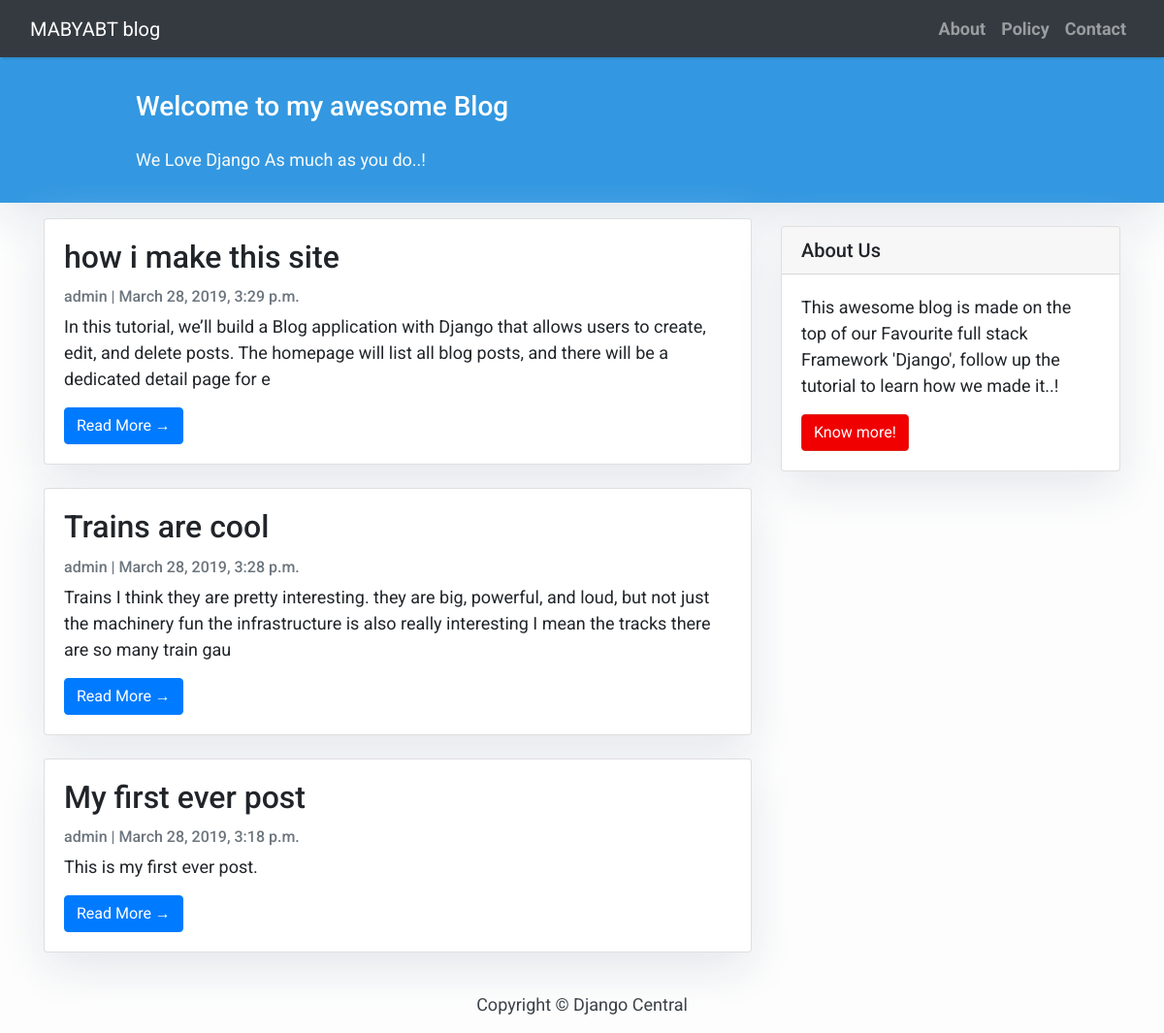
The page / on the database its author committed.
### blog/models.py (models this page shows, shortened)
class Post(models.Model):
    title = models.CharField(max_length=200, unique=True)
    slug = models.SlugField(max_length=200, unique=True)
    author = models.ForeignKey(User, on_delete= models.CASCADE,related_name='blog_posts')
    updated_on = models.DateTimeField(auto_now= True)
    content = models.TextField()
    created_on = models.DateTimeField(auto_now_add=True)
    status = models.IntegerField(choices=STATUS, default=0)
    class Meta:
        ordering = ['-created_on']

### blog/views.py (the view)
# urls.py: path('', views.PostList.as_view(), name='home'),
class PostList(generic.ListView):
    queryset = Post.objects.filter(status=1).order_by('-created_on')
    template_name = 'index.html'

### templates/index.html (shortened to what this page needs)
{% extends "base.html" %}
 {% block content %}
    <header class="masthead" >
            <div class="container">
              <div class="row">
                <div class=" col-md-8 col-md-10 mx-auto">
                  <div class="site-heading">
                    <h3 class=" site-heading my-4 mt-3 text-white"> Welcome to my awesome Blog </h3>
                    <p class="text-light">We Love Django As much as you do..! &nbsp
                    </p>
                </div>
                    </div>
                  </div>
                </div>
              </header>
            <div class="container">
                <div class="row">
              <div class="col-md-8 mt-3 left">
                    {% for post in post_list %}
                <div class="card mb-4" >
                  <div class="card-body">
                    <h2 class="card-title">{{ post.title }}</h2>
                    <p class="card-text text-muted h6">{{ post.author }} | {{ post.created_on}} </p>
                    <p class="card-text">{{post.content|slice:":200" }}</p>
                    <a href="{% url 'post_detail' post.slug  %}" class="btn btn-primary">Read More &rarr;</a>
                  </div>
                </div>
                {% endfor %}
            </div>
                {% block sidebar %}
                {% include 'sidebar.html' %}
                {% endblock sidebar %}
            </div>
        </div>
{%endblock%}

### templates/base.html (shortened to what this page needs)
<!DOCTYPE html>
<html>
  <head>
    <link
      rel="stylesheet"
      href="https://maxcdn.bootstrapcdn.com/bootstrap/4.0.0/css/bootstrap.min.css"
    />
  </head>
  <body>
    <nav class="navbar navbar-dark bg-dark navbar-expand-lg navbar-light bg-light shadow" id="mainNav">
      <div class="container-fluid">
        <a class="navbar-brand" href="{% url 'home' %}" >MABYABT blog</a>
        <div class="collapse navbar-collapse" id="navbarResponsive">
          <ul class="navbar-nav ml-auto">
            <li class="nav-item text-black">
              <a
                class="nav-link text-black font-weight-bold"
                href="about"
                >About</a
              >
            </li>
            <li class="nav-item text-black">
              <a
                class="nav-link text-black font-weight-bold"
                href="#"
                >Policy</a
              >
            </li>
            <li class="nav-item text-black">
              <a
                class="nav-link text-black font-weight-bold"
                href="#"
                >Contact</a
              >
            </li>
          </ul>
        </div>
      </div>
    </nav>
            {% block content %}{% endblock content %}
    <footer class="py-3 bg-grey">
              <p class="m-0 text-dark text-center ">Copyright &copy; Django Central</p>
    </footer>
  </body>
</html>

### templates/sidebar.html (shortened to what this page needs)
{% block sidebar %}
<div class="col-md-4 float-right ">
<div class="card my-4">
        <h5 class="card-header">About Us</h5>
    <div class="card-body">
        <p class="card-text"> This awesome blog is made on the top of our Favourite full stack Framework 'Django', follow up the tutorial to learn how we made it..!</p>
        <a href="#"
           class="btn btn-danger">Know more!</a>
    </div>
</div>
</div>
{% endblock sidebar %}

### templates/base.html (style rules this page uses)
body { font-family: "Roboto", sans-serif; font-size: 17px; background-color: #fdfdfd; }
.shadow { box-shadow: 0 4px 2px -2px rgba(0,0,0,0.1); }
.btn-danger { color: #fff; background-color: #f00000; border-color: #dc281e; }
.masthead { background:#3398E1; height: auto; padding-bottom: 15px; box-shadow: 0 16px 48px #E3E7EB; padding-top: 10px; }

### templates/index.html (style rules this page uses)
body { font-family: "Roboto", sans-serif; font-size: 18px; background-color: #fdfdfd; }
.card { box-shadow: 0 16px 48px #E3E7EB; }

### templates/sidebar.html (style rules this page uses)
.card { box-shadow: 0 16px 48px #E3E7EB; }

### rows shown on the page
Post: title "how i make this site", author "admin", created_on "March 28, 2019, 3:29 p.m.", content "In this tutorial, we’ll build a Blog application with Django that allows users to create, edit, and delete posts. The homepage will list all blog posts, and there will be a dedicated detail page for e"
Post: title "Trains are cool", author "admin", created_on "March 28, 2019, 3:28 p.m.", content "Trains I think they are pretty interesting. they are big, powerful, and loud, but not just the machinery fun the infrastructure is also really interesting I mean the tracks there are so many train gau"
Post: title "My first ever post", author "admin", created_on "March 28, 2019, 3:18 p.m.", content "This is my first ever post."
